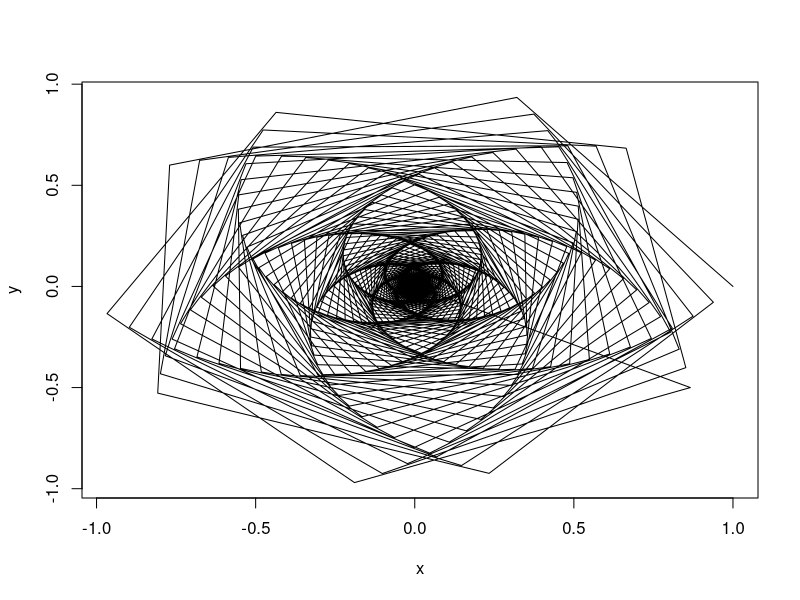
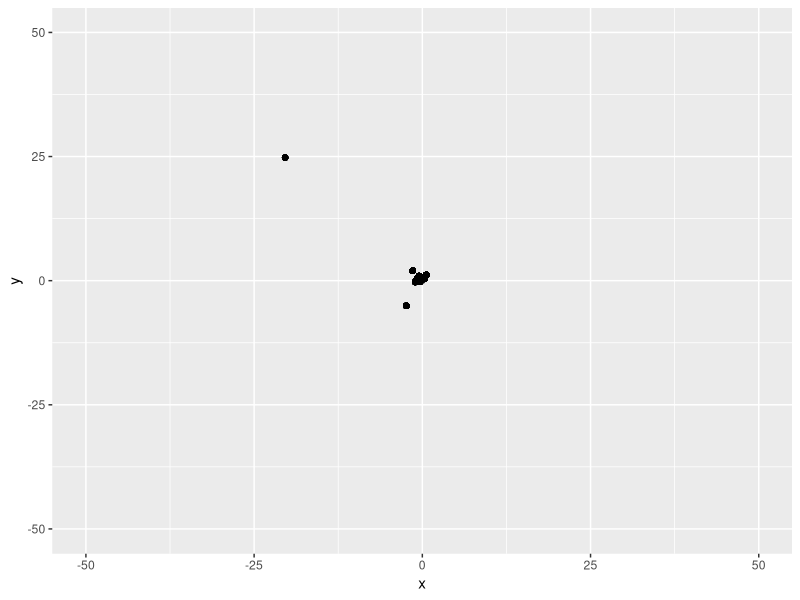

The R source for these figures, in order:

library(ggplot2)

# Exponential Tunnel

s = 0:750

x <- c(exp(-0.012 * s) * cos(1.24 * s), 
        exp(-0.012 * s) * cos(1.24 * s + 0.5236))
y <- c(exp(-0.012 * s) * sin(1.24 * s), 
        exp(-0.012 * s) * sin(-1.24 * s - 0.5236))

plot(x, y, type="l")
#qplot(x, y, size=I(0.75), geom="point")


# Star trails

a <- -0.42
b <- 0.63

x <- 0
y <- 0

for (i in 1:15) {
  xx<- x * x - y * y + a
  yy <- 2 * x * y + b
  x <- c(x, xx)
  y <- c(y, yy)
}

qplot(x, y, xlim =c(-50,50), ylim = c(-50,50))
